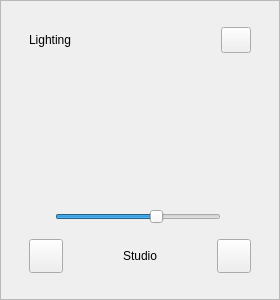
<?xml version="1.0" encoding="UTF-8"?>
<ui version="4.0">
 <class>LightingCard</class>
 <widget class="QWidget" name="LightingCard">
  <property name="geometry"><rect><x>0</x><y>0</y><width>280</width><height>300</height></rect></property>
  <layout class="QVBoxLayout" name="lightRoot">
   <property name="leftMargin"><number>0</number></property><property name="topMargin"><number>0</number></property>
   <property name="rightMargin"><number>0</number></property><property name="bottomMargin"><number>0</number></property>
   <property name="spacing"><number>0</number></property>
   <item>
    <widget class="QFrame" name="lightingCard">
     <property name="frameShape"><enum>QFrame::StyledPanel</enum></property>
     <property name="role" stdset="0"><string>card</string></property>
     <layout class="QVBoxLayout" name="lightLayout">
      <property name="leftMargin"><number>28</number></property><property name="topMargin"><number>26</number></property>
      <property name="rightMargin"><number>28</number></property><property name="bottomMargin"><number>26</number></property>
      <property name="spacing"><number>12</number></property>
      <item>
       <layout class="QHBoxLayout" name="lightHeader">
        <item><widget class="QLabel" name="lightingTitle"><property name="text"><string>Lighting</string></property><property name="role" stdset="0"><string>cardTitle</string></property></widget></item>
        <item><spacer name="lightHeaderSpacer"><property name="orientation"><enum>Qt::Horizontal</enum></property><property name="sizeHint" stdset="0"><size><width>40</width><height>20</height></size></property></spacer></item>
        <item><widget class="QPushButton" name="lightingMenu"><property name="minimumSize"><size><width>30</width><height>26</height></size></property><property name="maximumSize"><size><width>30</width><height>26</height></size></property><property name="text"><string/></property><property name="role" stdset="0"><string>menuBtn</string></property></widget></item>
       </layout>
      </item>
      <item alignment="Qt::AlignHCenter"><widget class="QLabel" name="bulbIcon"><property name="minimumSize"><size><width>96</width><height>96</height></size></property><property name="maximumSize"><size><width>96</width><height>96</height></size></property><property name="text"><string/></property></widget></item>
      <item><spacer name="lightMid"><property name="orientation"><enum>Qt::Vertical</enum></property><property name="sizeHint" stdset="0"><size><width>10</width><height>12</height></size></property></spacer></item>
      <item>
       <layout class="QHBoxLayout" name="sliderRow">
        <property name="spacing"><number>10</number></property>
        <item><widget class="QLabel" name="sunLow"><property name="minimumSize"><size><width>16</width><height>16</height></size></property><property name="maximumSize"><size><width>16</width><height>16</height></size></property><property name="text"><string/></property></widget></item>
        <item><widget class="QSlider" name="brightness"><property name="orientation"><enum>Qt::Horizontal</enum></property><property name="minimum"><number>0</number></property><property name="maximum"><number>100</number></property><property name="value"><number>62</number></property></widget></item>
        <item><widget class="QLabel" name="sunHigh"><property name="minimumSize"><size><width>20</width><height>20</height></size></property><property name="maximumSize"><size><width>20</width><height>20</height></size></property><property name="text"><string/></property></widget></item>
       </layout>
      </item>
      <item>
       <layout class="QHBoxLayout" name="roomRow">
        <item><widget class="QPushButton" name="prevRoom"><property name="minimumSize"><size><width>34</width><height>34</height></size></property><property name="maximumSize"><size><width>34</width><height>34</height></size></property><property name="text"><string/></property><property name="role" stdset="0"><string>stepBtn</string></property></widget></item>
        <item><widget class="QLabel" name="roomLabel"><property name="alignment"><set>Qt::AlignCenter</set></property><property name="text"><string>Studio</string></property><property name="role" stdset="0"><string>stepLabel</string></property></widget></item>
        <item><widget class="QPushButton" name="nextRoom"><property name="minimumSize"><size><width>34</width><height>34</height></size></property><property name="maximumSize"><size><width>34</width><height>34</height></size></property><property name="text"><string/></property><property name="role" stdset="0"><string>stepBtn</string></property></widget></item>
       </layout>
      </item>
     </layout>
    </widget>
   </item>
  </layout>
 </widget>
 <connections/>
</ui>
